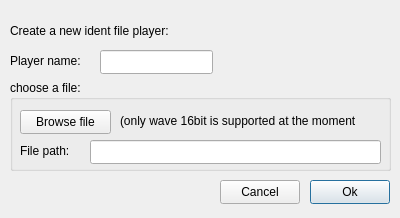
<?xml version="1.0" encoding="UTF-8"?>
<ui version="4.0">
 <class>AddFilePlayer</class>
 <widget class="QDialog" name="AddFilePlayer">
  <property name="geometry">
   <rect>
    <x>0</x>
    <y>0</y>
    <width>400</width>
    <height>218</height>
   </rect>
  </property>
  <property name="windowTitle">
   <string>Add file palyer</string>
  </property>
  <widget class="QPushButton" name="pushButton_close">
   <property name="geometry">
    <rect>
     <x>220</x>
     <y>180</y>
     <width>80</width>
     <height>24</height>
    </rect>
   </property>
   <property name="text">
    <string>Cancel</string>
   </property>
   <property name="autoDefault">
    <bool>false</bool>
   </property>
  </widget>
  <widget class="QLineEdit" name="lineEdit_PlayerName">
   <property name="geometry">
    <rect>
     <x>100</x>
     <y>50</y>
     <width>113</width>
     <height>24</height>
    </rect>
   </property>
  </widget>
  <widget class="QLabel" name="label">
   <property name="geometry">
    <rect>
     <x>10</x>
     <y>50</y>
     <width>91</width>
     <height>21</height>
    </rect>
   </property>
   <property name="text">
    <string>Player name:</string>
   </property>
  </widget>
  <widget class="QLabel" name="label_2">
   <property name="geometry">
    <rect>
     <x>10</x>
     <y>20</y>
     <width>321</width>
     <height>21</height>
    </rect>
   </property>
   <property name="text">
    <string>Create a new ident file player: </string>
   </property>
  </widget>
  <widget class="QPushButton" name="pushButton_ok">
   <property name="geometry">
    <rect>
     <x>310</x>
     <y>180</y>
     <width>80</width>
     <height>24</height>
    </rect>
   </property>
   <property name="text">
    <string>Ok</string>
   </property>
   <property name="autoDefault">
    <bool>true</bool>
   </property>
  </widget>
  <widget class="QGroupBox" name="groupBox">
   <property name="geometry">
    <rect>
     <x>10</x>
     <y>80</y>
     <width>381</width>
     <height>91</height>
    </rect>
   </property>
   <property name="title">
    <string>choose a file:</string>
   </property>
   <widget class="QPushButton" name="pushButton_browse">
    <property name="geometry">
     <rect>
      <x>10</x>
      <y>30</y>
      <width>91</width>
      <height>24</height>
     </rect>
    </property>
    <property name="text">
     <string>Browse file</string>
    </property>
   </widget>
   <widget class="QLabel" name="label_4">
    <property name="geometry">
     <rect>
      <x>10</x>
      <y>60</y>
      <width>91</width>
      <height>21</height>
     </rect>
    </property>
    <property name="text">
     <string>File path:</string>
    </property>
   </widget>
   <widget class="QLineEdit" name="lineEdit_FilePath">
    <property name="geometry">
     <rect>
      <x>80</x>
      <y>60</y>
      <width>291</width>
      <height>24</height>
     </rect>
    </property>
   </widget>
   <widget class="QLabel" name="label_3">
    <property name="geometry">
     <rect>
      <x>110</x>
      <y>30</y>
      <width>321</width>
      <height>21</height>
     </rect>
    </property>
    <property name="text">
     <string>(only wave 16bit is supported at the moment</string>
    </property>
   </widget>
  </widget>
 </widget>
 <resources/>
 <connections/>
</ui>
